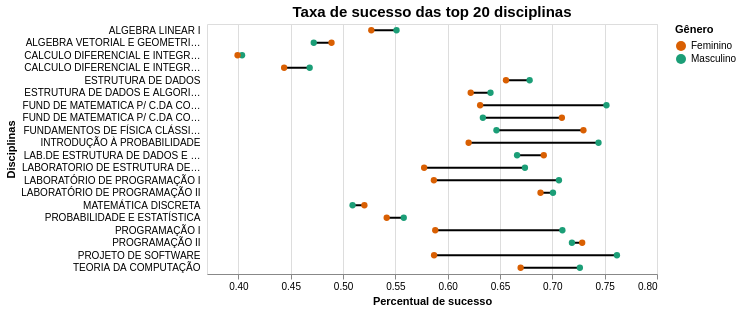

Write the Vega-Lite specification saved for this chart.
### Vega-Lite specification from a JSON file in a GitHub repository (floating-point values rounded to 4 significant figures)
{"$schema": "https://vega.github.io/schema/vega-lite/v5.json", "description": "A ranged dot plot that uses 'layer' to convey changing life expectancy for the five most populous countries (between 1955 and 2000).", "data": {"values": [{"nome_disciplina": "CALCULO DIFERENCIAL E INTEGRAL I", "desempenho": "sucesso", "value": "0.4035", "perc": "40.35", "sexo": "Masculino"}, {"nome_disciplina": "CALCULO DIFERENCIAL E INTEGRAL II", "desempenho": "sucesso", "value": "0.4681", "perc": "46.81", "sexo": "Masculino"}, {"nome_disciplina": "ALGEBRA VETORIAL E GEOMETRIA ANALÍTICA", "desempenho": "sucesso", "value": "0.472", "perc": "47.199999999999996", "sexo": "Masculino"}, {"nome_disciplina": "ALGEBRA LINEAR I", "desempenho": "sucesso", "value": "0.5511", "perc": "55.11000000000001", "sexo": "Masculino"}, {"nome_disciplina": "MATEMÁTICA DISCRETA", "desempenho": "sucesso", "value": "0.5091", "perc": "50.91", "sexo": "Masculino"}, {"nome_disciplina": "PROBABILIDADE E ESTATÍSTICA", "desempenho": "sucesso", "value": "0.558", "perc": "55.800000000000004", "sexo": "Masculino"}, {"nome_disciplina": "FUND DE MATEMATICA P/ C.DA COMPUTACAO II", "desempenho": "sucesso", "value": "0.6336", "perc": "63.36000000000001", "sexo": "Masculino"}, {"nome_disciplina": "LABORATORIO DE ESTRUTURA DE DADOS", "desempenho": "sucesso", "value": "0.6738", "perc": "67.38", "sexo": "Masculino"}, {"nome_disciplina": "ESTRUTURA DE DADOS E ALGORITMOS", "desempenho": "sucesso", "value": "0.6409", "perc": "64.09", "sexo": "Masculino"}, {"nome_disciplina": "FUNDAMENTOS DE FÍSICA CLÁSSICA", "desempenho": "sucesso", "value": "0.6466", "perc": "64.66", "sexo": "Masculino"}, {"nome_disciplina": "LAB.DE ESTRUTURA DE DADOS E ALGORITMOS", "desempenho": "sucesso", "value": "0.6663", "perc": "66.63", "sexo": "Masculino"}, {"nome_disciplina": "ESTRUTURA DE DADOS", "desempenho": "sucesso", "value": "0.6783", "perc": "67.83", "sexo": "Masculino"}, {"nome_disciplina": "LABORATÓRIO DE PROGRAMAÇÃO I", "desempenho": "sucesso", "value": "0.7063", "perc": "70.63000000000001", "sexo": "Masculino"}, {"nome_disciplina": "PROGRAMAÇÃO I", "desempenho": "sucesso", "value": "0.7096", "perc": "70.96000000000001", "sexo": "Masculino"}, {"nome_disciplina": "LABORATÓRIO DE PROGRAMAÇÃO II", "desempenho": "sucesso", "value": "0.7006", "perc": "70.06", "sexo": "Masculino"}, {"nome_disciplina": "TEORIA DA COMPUTAÇÃO", "desempenho": "sucesso", "value": "0.7263", "perc": "72.63", "sexo": "Masculino"}, {"nome_disciplina": "PROGRAMAÇÃO II", "desempenho": "sucesso", "value": "0.7187", "perc": "71.87", "sexo": "Masculino"}, {"nome_disciplina": "INTRODUÇÃO À PROBABILIDADE", "desempenho": "sucesso", "value": "0.7441", "perc": "74.41", "sexo": "Masculino"}, {"nome_disciplina": "PROJETO DE SOFTWARE", "desempenho": "sucesso", "value": "0.7617", "perc": "76.17", "sexo": "Masculino"}, {"nome_disciplina": "FUND DE MATEMATICA P/ C.DA COMPUTACAO I", "desempenho": "sucesso", "value": "0.7517", "perc": "75.17", "sexo": "Masculino"}, {"nome_disciplina": "CALCULO DIFERENCIAL E INTEGRAL I", "desempenho": "sucesso", "value": "0.3992", "perc": "39.92", "sexo": "Feminino"}, {"nome_disciplina": "CALCULO DIFERENCIAL E INTEGRAL II", "desempenho": "sucesso", "value": "0.4437", "perc": "44.37", "sexo": "Feminino"}, {"nome_disciplina": "ALGEBRA VETORIAL E GEOMETRIA ANALÍTICA", "desempenho": "sucesso", "value": "0.489", "perc": "48.9", "sexo": "Feminino"}, {"nome_disciplina": "ALGEBRA LINEAR I", "desempenho": "sucesso", "value": "0.527", "perc": "52.7", "sexo": "Feminino"}, {"nome_disciplina": "MATEMÁTICA DISCRETA", "desempenho": "sucesso", "value": "0.5204", "perc": "52.04", "sexo": "Feminino"}, {"nome_disciplina": "PROBABILIDADE E ESTATÍSTICA", "desempenho": "sucesso", "value": "0.5417", "perc": "54.169999999999995", "sexo": "Feminino"}, {"nome_disciplina": "FUND DE MATEMATICA P/ C.DA COMPUTACAO II", "desempenho": "sucesso", "value": "0.7091", "perc": "70.91", "sexo": "Feminino"}, {"nome_disciplina": "LABORATORIO DE ESTRUTURA DE DADOS", "desempenho": "sucesso", "value": "0.5775", "perc": "57.75", "sexo": "Feminino"}, {"nome_disciplina": "ESTRUTURA DE DADOS E ALGORITMOS", "desempenho": "sucesso", "value": "0.622", "perc": "62.2", "sexo": "Feminino"}, {"nome_disciplina": "FUNDAMENTOS DE FÍSICA CLÁSSICA", "desempenho": "sucesso", "value": "0.7297", "perc": "72.97", "sexo": "Feminino"}, {"nome_disciplina": "LAB.DE ESTRUTURA DE DADOS E ALGORITMOS", "desempenho": "sucesso", "value": "0.6918", "perc": "69.17999999999999", "sexo": "Feminino"}, {"nome_disciplina": "ESTRUTURA DE DADOS", "desempenho": "sucesso", "value": "0.6557", "perc": "65.57", "sexo": "Feminino"}, {"nome_disciplina": "LABORATÓRIO DE PROGRAMAÇÃO I", "desempenho": "sucesso", "value": "0.5868", "perc": "58.68", "sexo": "Feminino"}, {"nome_disciplina": "PROGRAMAÇÃO I", "desempenho": "sucesso", "value": "0.5881", "perc": "58.809999999999995", "sexo": "Feminino"}, {"nome_disciplina": "LABORATÓRIO DE PROGRAMAÇÃO II", "desempenho": "sucesso", "value": "0.6887", "perc": "68.87", "sexo": "Feminino"}, {"nome_disciplina": "TEORIA DA COMPUTAÇÃO", "desempenho": "sucesso", "value": "0.6697", "perc": "66.97", "sexo": "Feminino"}, {"nome_disciplina": "PROGRAMAÇÃO II", "desempenho": "sucesso", "value": "0.7285", "perc": "72.85000000000001", "sexo": "Feminino"}, {"nome_disciplina": "INTRODUÇÃO À PROBABILIDADE", "desempenho": "sucesso", "value": "0.62", "perc": "62", "sexo": "Feminino"}, {"nome_disciplina": "PROJETO DE SOFTWARE", "desempenho": "sucesso", "value": "0.587", "perc": "58.699999999999996", "sexo": "Feminino"}, {"nome_disciplina": "FUND DE MATEMATICA P/ C.DA COMPUTACAO I", "desempenho": "sucesso", "value": "0.631", "perc": "63.1", "sexo": "Feminino"}]}, "title": {"text": "Taxa de sucesso das top 20 disciplinas", "fontSize": 15, "anchor": "middle"}, "width": 450, "height": 250, "encoding": {"x": {"field": "value", "type": "quantitative", "title": "Percentual de sucesso", "scale": {"domain": [0.37, 0.8]}}, "y": {"field": "nome_disciplina", "type": "nominal", "title": "Disciplinas", "axis": {"offset": 5, "ticks": false, "minExtent": 70, "domain": false}}, "tooltip": [{"field": "nome_disciplina", "type": "nominal", "title": "Disciplina"}, {"field": "sexo", "type": "nominal", "title": "Sexo"}, {"field": "value", "type": "quantitative", "title": "Sucesso(%)"}]}, "layer": [{"mark": "line", "encoding": {"detail": {"field": "nome_disciplina", "type": "nominal"}, "color": {"value": "#000000"}}}, {"mark": {"type": "point", "filled": true}, "encoding": {"color": {"scale": {"range": ["#d95f02", "#1b9e77"]}, "field": "sexo", "type": "nominal", "title": "Gênero"}, "size": {"value": 40}, "opacity": {"value": 1}}}]}
